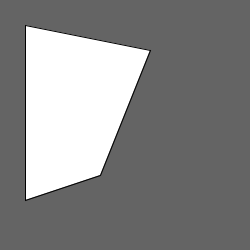
Frame 1 (no input)
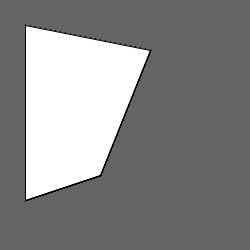
Frame 60 (the mouse pressed at the canvas centre just before this capture)
Frame 120 (the mouse held since frame 60 and released just before this capture): identical to frame 60, image omitted

The Processing sketch that drew these frames (run headless with seeded random() and noise(); from frame 60 on, the mouse is pressed at the canvas centre):

// Processing sketch: quadrilateral
// ── quadrilateral.pde
void setup()
{
  size(250,250);
  background(100);
}


void draw()
{
  quad(25,25,150,50,100,175,25,200);
}  
